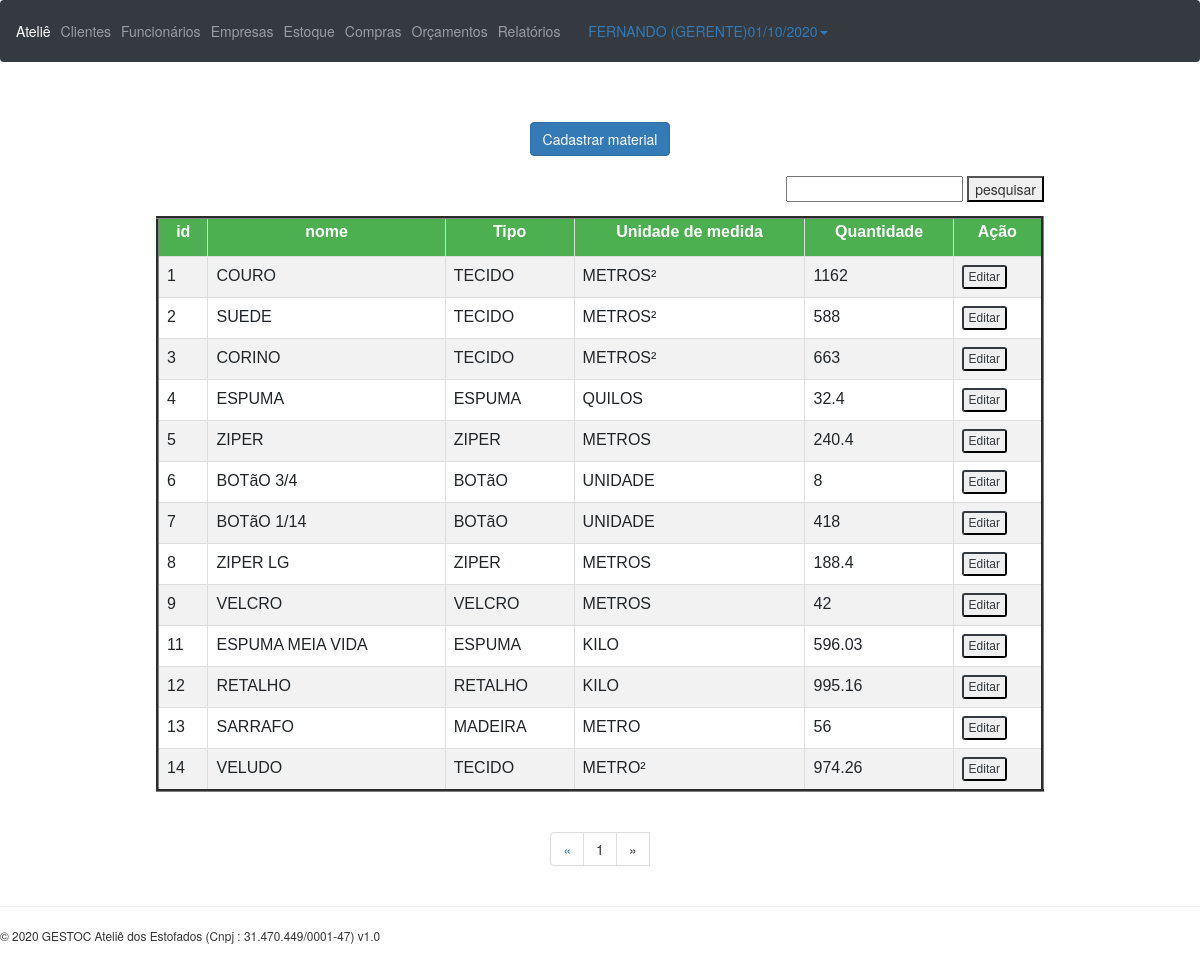
Screenshot of /materiais.php (signed in) with the database file from the repository.
### tables this page shows
CREATE TABLE `material` (
  `id_material` int(10) UNSIGNED NOT NULL,
  `nome_mat` varchar(45) NOT NULL,
  `tipo` varchar(45) NOT NULL,
  `uni_medida` varchar(45) NOT NULL,
  `quantidade` double NOT NULL
);

### materiais.php (the view, shortened to what this page needs)
<?php
require './header.php';
require './conexao/banco.php';
@$pesq = $_GET['pesquisa'];
if ($pesq != null) {
  $pagina = (isset($_GET['pagina']))? $_GET['pagina'] : 1;
  $result_materiais = "SELECT * FROM material WHERE nome_mat LIKE '%$pesq%'";
  $resultado_materiais = mysqli_query($conn, $result_materiais);
  $total_materiais = mysqli_num_rows($resultado_materiais);
  $quantidade_pg = $total_materiais;
  @$num_pagina = ceil($total_materiais/$quantidade_pg);
  $incio = ($quantidade_pg*$pagina)-$quantidade_pg;
  $result_materiais = "SELECT * FROM material WHERE nome_mat LIKE '%$pesq%' LIMIT $incio, $quantidade_pg";
  $resultado_materiais = mysqli_query($conn, $result_materiais);
} else {
$pagina = (isset($_GET['pagina']))? $_GET['pagina'] : 1;
$result_materiais = "SELECT * FROM material";
$resultado_materiais = mysqli_query($conn, $result_materiais);
$total_materiais = mysqli_num_rows($resultado_materiais);
$quantidade_pg = $total_materiais;
@$num_pagina = ceil($total_materiais/$quantidade_pg);
$incio = ($quantidade_pg*$pagina)-$quantidade_pg;
$result_materiais = "SELECT * FROM material LIMIT $incio, $quantidade_pg";
$resultado_materiais = mysqli_query($conn, $result_materiais);
}
?>
<formbotao>
<button type="button" class="btn btn-primary view_data" id= "button_add" data-toggle="modal" data-target="#material_add_Modal">Cadastrar material</button>
</formbotao>
<br>
<div class="table-responsive-xl container theme-showcase" role="main">
  <form class="pesq" id="pesquisa_material" method="get" action="#">
      <input type="text" name="pesquisa" id="pesquisa" value="<?php echo $pesq; ?>"></input>
      <button type="hide" onclick="submitar(1)"> pesquisar </button>
  </form>
  <table align="center" border="3" class="sortable table table-hover table table-sm" id="listar_clientes" class="display">
    <tr>
      <th>id</th>
      <th>nome</th>
      <th>Tipo</th>
      <th>Unidade de medida</th>
      <th>Quantidade</th>
      <th>Ação</th>
    </tr>
    <?php while ($material = mysqli_fetch_array($resultado_materiais)) {?>
      <tr>
        <td><?php echo $material['id_material']; ?></td>
        <td><?php echo $material['nome_mat']; ?></td>
        <td><?php echo $material['tipo']; ?></td>
        <td><?php echo $material['uni_medida']; ?></td>
        <td><?php echo $material['quantidade']; ?></td>
        <td>
          <div class="btn-group">
          <button type="button" class="btn-xs btn-outline-dark view_data" data-toggle="modal" data-target="#materialModal" data-id = "<?php echo $material['id_material']; ?>"
            data-nome_mat="<?php echo $material['nome_mat']; ?>" data-tipo="<?php echo $material['tipo']; ?>" data-uni_medida="<?php echo $material['uni_medida']; ?>" data-quantidade="<?php echo $material['quantidade']; ?>"
            >Editar</button>
          </div>
          </td>
        </tr>
      <?php } ?>
    </table>
</div>
<?php
      $pagina_anterior = $pagina - 1;
      $pagina_posterior = $pagina + 1;
    ?>
    <nav class="text-center">
      <ul class="pagination">
        <li>
          <?php
          if($pagina_anterior != 0){ ?>
            <a onclick="javascript:submitar(<?php echo $pagina_anterior; ?>);" />
              <span aria-hidden="true">&laquo;</span>
            </a>
          <?php }else{ ?>
            <span aria-hidden="true">&laquo;</span>
        <?php }  ?>
        </li>
        <?php
        for($i = 1; $i < $num_pagina + 1; $i++){ ?>
          <li><a onclick="javascript:submitar(<?php echo $i; ?>);" /><?php echo $i; ?>
        <?php } ?>
          <?php
          if($pagina_posterior <= $num_pagina){ ?>
            <a onclick="javascript:submitar(<?php echo $pagina_posterior; ?>);" />
              <span aria-hidden="true">&raquo;</span>
            </a>
          <?php }else{ ?>
            <li><span aria-hidden="true">&raquo;</span></li>
        <?php }  ?>
        </li>
      </ul>
    </nav>
<?php
require "./footer.php";
?>

### css/style.css (style rules this page uses)
#listar_clientes { font-family: "Trebuchet MS", Arial, Helvetica, sans-serif; border-collapse: collapse; width: 80%; align: center; }
#listar_clientes td, #listar_clientes th { border: 1px solid #ddd; padding: 8px; }
#listar_clientes tr:nth-child(even) { background-color: #f2f2f2; }
#listar_clientes th { padding-top: 2px; padding-bottom: 12px; text-align: center; background-color: #4CAF50; color: white; }
formbotao { display: flex; align-items: center; justify-content: center; }
.pesq { text-align: right; width: 90%; }
input { text-transform: uppercase; }

### rows the page displays
material: id_material "1", nome_mat "COURO", tipo "TECIDO", uni_medida "METROS²", quantidade "1162"
material: id_material "2", nome_mat "SUEDE", tipo "TECIDO", uni_medida "METROS²", quantidade "588"
material: id_material "3", nome_mat "CORINO", tipo "TECIDO", uni_medida "METROS²", quantidade "663"
material: id_material "4", nome_mat "ESPUMA", tipo "ESPUMA", uni_medida "QUILOS", quantidade "32.4"
material: id_material "5", nome_mat "ZIPER", tipo "ZIPER", uni_medida "METROS", quantidade "240.4"
material: id_material "6", nome_mat "BOTãO 3/4", tipo "BOTãO", uni_medida "UNIDADE", quantidade "8"
material: id_material "7", nome_mat "BOTãO 1/14", tipo "BOTãO", uni_medida "UNIDADE", quantidade "418"
material: id_material "8", nome_mat "ZIPER LG", tipo "ZIPER", uni_medida "METROS", quantidade "188.4"
material: id_material "9", nome_mat "VELCRO", tipo "VELCRO", uni_medida "METROS", quantidade "42"
material: id_material "11", nome_mat "ESPUMA MEIA VIDA", tipo "ESPUMA", uni_medida "KILO", quantidade "596.03"
material: id_material "12", nome_mat "RETALHO", tipo "RETALHO", uni_medida "KILO", quantidade "995.16"
material: id_material "13", nome_mat "SARRAFO", tipo "MADEIRA", uni_medida "METRO", quantidade "56"
material: id_material "14", nome_mat "VELUDO", tipo "TECIDO", uni_medida "METRO²", quantidade "974.26"

### other values shown
$_SESSION['user_name'] "FERNANDO"
